Frame 1 (no input): blank canvas, image omitted
Frame 60 (no input): blank canvas, image omitted
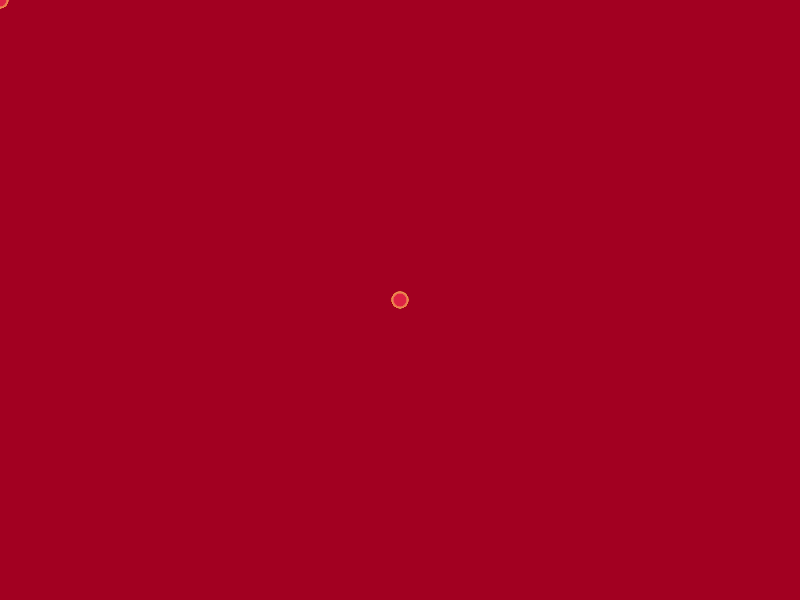
Frame 120 (the mouse pressed at the canvas centre since frame 60)

The p5.js sketch whose frames 1 and 60 were blank and that drew this single picture after the mouse press (run headless with seeded random() and noise() and a simulated clock; from frame 60 on, the mouse is pressed at the canvas centre):

// p5.js sketch
// ── sketch.js
let x;
let y;

function setup() {
  createCanvas(800, 600);
  background(162, 0, 33);

  x = 0;
  y = height / 2;
}

function draw() {
  first();
  secondPlayer();
}

function first() {
  fill(245, 47, 87, 15);
  stroke(247, 157, 92, 30);
  circle(mouseX, mouseY, 15);
}

function secondPlayer() {
  stroke(243, 117, 43);
  strokeWeight(2);
  if (keyIsDown(RIGHT_ARROW)) {
    line(x, y, x + 4, y);
    x += 4;
  }
  if (keyIsDown(LEFT_ARROW)) {
    line(x, y, x - 4, y);
    x -= 4;
  }
  if (keyIsDown(UP_ARROW)) {
    line(x, y, x, y - 4);
    y -= 4;
  }
  if (keyIsDown(DOWN_ARROW)) {
    line(x, y, x, y + 4);
    y += 4;
  }
}

// ── embed.html
<!DOCTYPE html>

<head>
    <title>embedded example</title>
    <script src="https://cdn.jsdelivr.net/npm/p5@1.4.0/lib/p5.min.js"></script>
    <script src="https://cdn.jsdelivr.net/npm/dat.gui@0.7.7/build/dat.gui.min.js"></script>


    <script src="sketch.js"></script>

    <!-- this line removes any default padding and style. you might only need one of these values set. -->
    <style>
        body {
            margin: 0;
            padding: 0;
            overflow: hidden;
        }

        canvas {
            margin: auto;
        }

        /* Quick and dirty way to change DAT GUI position if needed */
        .dg.a {
            /*margin-top: 45px !important;*/
        }
    </style>

</head>

<body>

</body>

</html>
